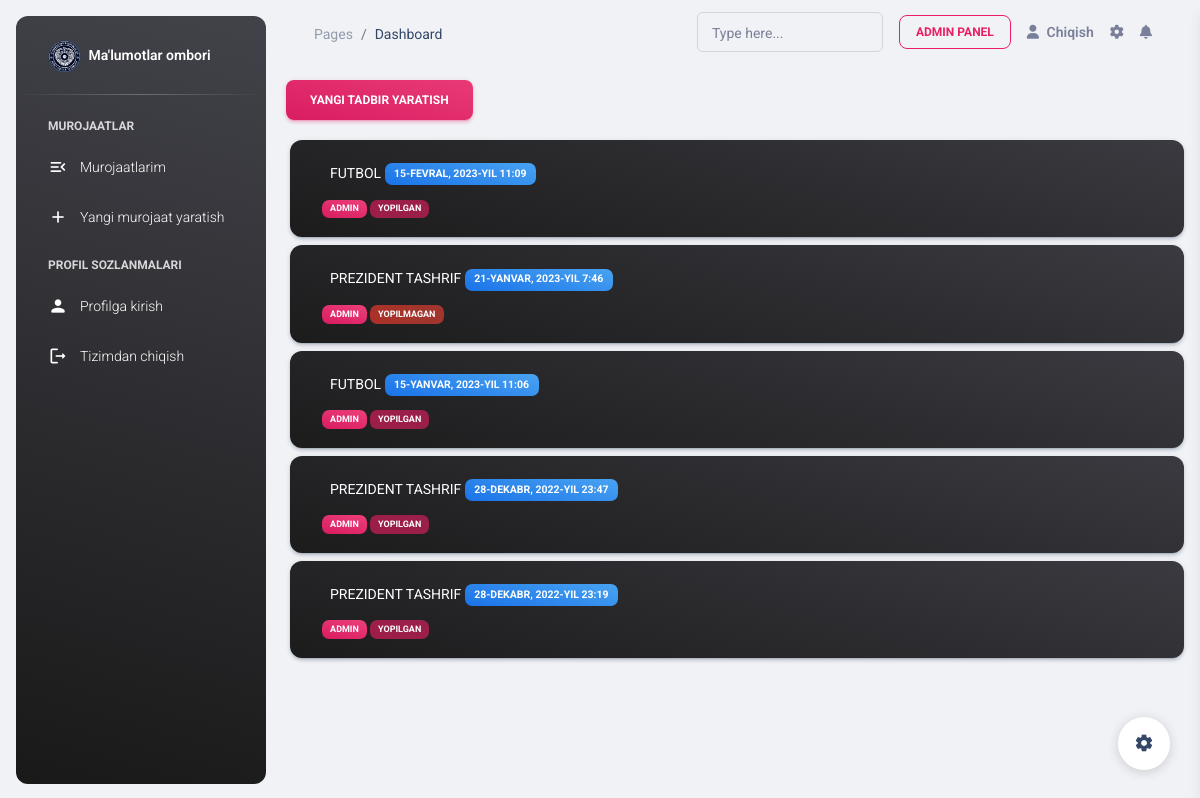
The page /waltalkie/out/ (signed in) on the database its author committed.
### warehouse/models.py (models this page shows, shortened)
class Event(models.Model):
    name = models.ForeignKey(EventName, on_delete=models.CASCADE, null=True, blank=True, default=None)
    opener = models.ForeignKey(CustomUser, on_delete=models.CASCADE)
    pub_date = models.DateTimeField(auto_now_add=True)
    closed_date = models.DateTimeField(null=True, blank=True)
    closed = models.BooleanField(default=False)

class EventName(models.Model):
    name = models.CharField(max_length=250)
    def __str__(self):
        return self.name

### accounts/models.py (models this page shows)
class CustomUser(AbstractUser):
    phone_number = models.CharField(max_length=60)

### warehouse/views.py (the view, shortened to what this page needs)
# urls.py: path('waltalkie/out/', WalTalKieView.as_view(), name='out_waltalkie'),
class WalTalKieView(LoginRequiredMixin, TemplateView):
    template_name = 'waltalkie.html'
    eventid = int()
    def get(self, request, *args, **kwargs):
        if 'event' in request.GET:
            name = EventName.objects.get(name__icontains=self.request.GET['event'])
            event = Event.objects.create(name=name, opener=self.request.user)
            self.eventid = event.pk
            context = self.get_context_data()
            return redirect('/waltalkie/out/?eviews=' + str(self.eventid))
        if 'eviews' in request.GET:
            event = Event.objects.get(pk=self.request.GET['eviews'])
            self.eventid = event.pk
            context = self.get_context_data()
            return self.render_to_response(context)
        context = dict()
        context['events'] = Event.objects.all()
        context['ename'] = EventName.objects.all()
        return render(request, 'event.html', context=context)

### templates/event.html (shortened to what this page needs)
{% extends 'base.html' %}
{% block content %}
    {% load static %}
    <body class="g-sidenav-show  bg-gray-200">
    {% include "aside.html" %}
    <main class="main-content position-relative max-height-vh-100 h-100 border-radius-lg ">
        {% include 'navbar.html' %}
        <div class="container">
            <button type="button" class="btn bg-gradient-primary my-3" data-bs-toggle="modal"
                    data-bs-target="#outdepot">
                Yangi tadbir yaratish
            </button>
            <div class="d-flex justify-content-between flex-column-reverse  flex-column mb-3">
                {% for event in events %}
                    <a href="{% url 'out_waltalkie' %}?eviews={{ event.id }}">
                        <div class="btn card  m-1 bg-gradient-dark text-lg-start">
                            <div class="card-body p-2">
                                <p class="text-uppercase text-white  p-lg-1 form-label text-xxl-start">{{ event.name.name }}
                                    <span
                                            class="badge bg-gradient-info">  {{ event.pub_date }}</span>
                                </p>      <span class=" badge bg-gradient-primary">{{ event.opener }} </span>
                                <span class=" badge bg-gradient-faded-{% if event.closed %}primary{% else %}danger{% endif %}">{% if event.closed %}
                                    Yopilgan{% else %}
                                    Yopilmagan{% endif %}</span>
                            </div>
                        </div>
                    </a>
                {% endfor %}
            </div>
        </div>
    </main>
    {% include 'settings.html' %}
    </body>
{% endblock content %}

### rows shown on the page
Event: name.name "PREZIDENT TASHRIF", pub_date "28-DEKABR, 2022-YIL 23:19", opener "ADMIN", closed "YOPILGAN"
Event: name.name "PREZIDENT TASHRIF", pub_date "28-DEKABR, 2022-YIL 23:47", opener "ADMIN", closed "YOPILGAN"
Event: name.name "FUTBOL", pub_date "15-YANVAR, 2023-YIL 11:06", opener "ADMIN", closed "YOPILGAN"
Event: name.name "PREZIDENT TASHRIF", pub_date "21-YANVAR, 2023-YIL 7:46", opener "ADMIN", closed "YOPILMAGAN"
Event: name.name "FUTBOL", pub_date "15-FEVRAL, 2023-YIL 11:09", opener "ADMIN", closed "YOPILGAN"
